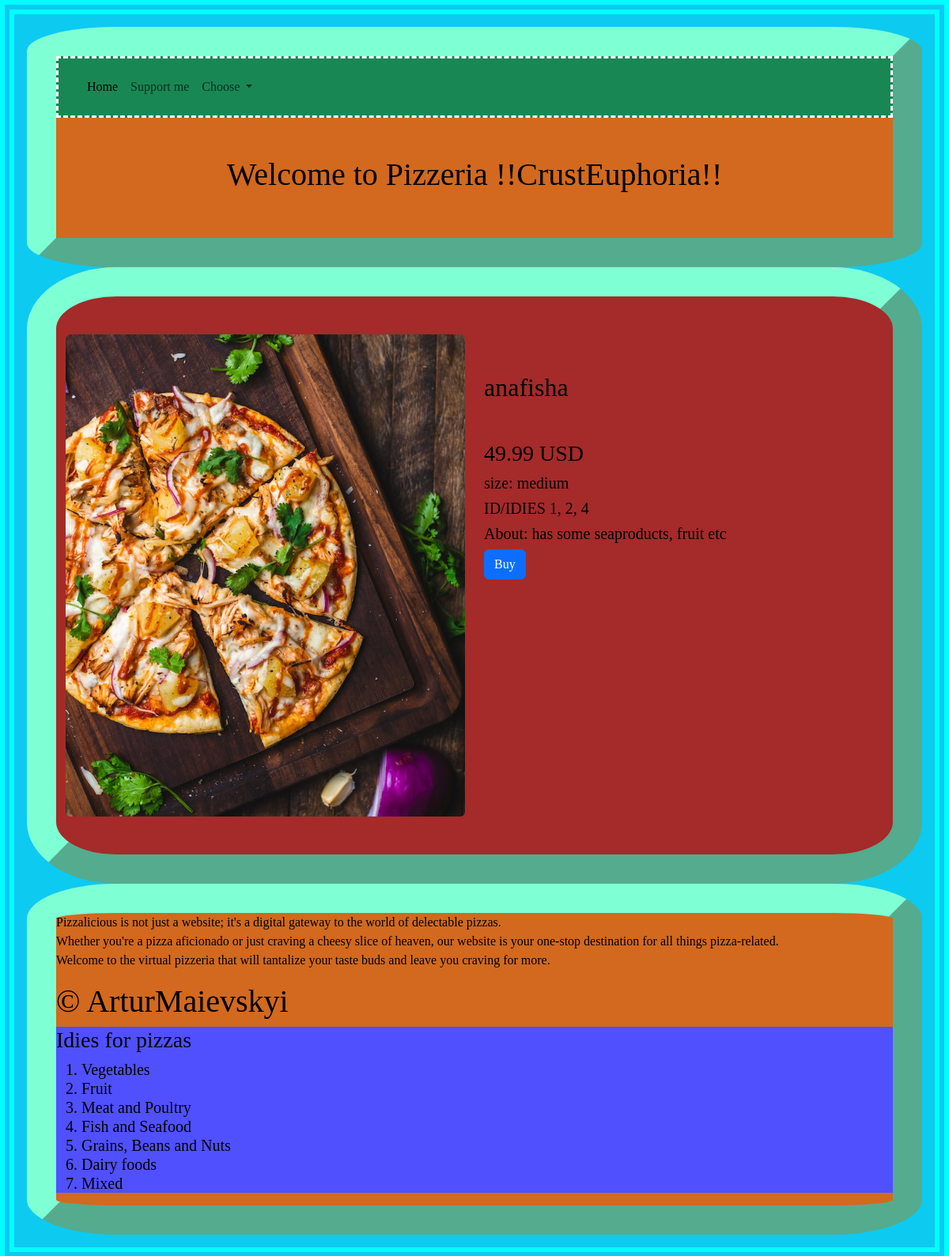
The app's page /pizza/1 with its own data.
### tables this page shows
CREATE TABLE "pizza" (
	"id"	INTEGER,
	"category_id"	INTEGER NOT NULL,
	"title"	TEXT NOT NULL,
	"description"	TEXT,
	"image"	TEXT,
	"price"	REAL NOT NULL DEFAULT '29.99, 49.99, 79.99',
	"size"	TEXT DEFAULT 'Small, Medium, Large',
	"id_category"	NUMERIC NOT NULL DEFAULT 'None',
	FOREIGN KEY("category_id") REFERENCES "categories"("id"),
	PRIMARY KEY("id")
);

### app.py (the view)
@app.route("/pizza/<pizza_id>")
def pizza(pizza_id):
    pizza_obj = db_pizzas.get_pizza(pizza_id)
    return render_template('own_pizza.html', title="Online Pizzeria", pizza = pizza_obj)

### sql_queries.py (called while the page is built)
    def open_pizzas(self): #функція що відкриває базу даних
        self.conn =sqlite3.connect(self.db_name) # з'єднання з базою даних (БД)
        self.cursor = self.conn.cursor() #курсор (посилання) на БД

    def close_pizzas(self): #функція що закриває базу даних
        self.cursor.close()
        self.conn.close()

    def get_pizza(self, id):
        self.open_pizzas()
        self.cursor.execute("SELECT * FROM pizza WHERE id==(?)", [id])
        data_one_pizza = self.cursor.fetchone()
        self.close_pizzas()
        return data_one_pizza

### templates/own_pizza.html
{% extends 'base.html' %}
{% block content %}
<div class="container py-5 one_pizza">
    <div class="row">
    <div class="col-12 col-lg-6">
        <img src="{{ url_for('static', filename='img/' + pizza[4]) }}" alt="" class="rounded img-fluid">
    </div>
    <div class="col-12 col-lg-6">
        <h2 class="mr-5 ml-5 mb-5 mt-5">{{pizza[2]}}</h2>
        <h3>{{pizza[5]}} USD</h3>
        <h5>size: {{pizza[6]}}</h5>
        <h5>ID/IDIES {{pizza[7]}}</h5>
        <h5>About: {{pizza[3]}}</h5>
        <a class="btn btn-primary" href="{{ url_for('order_pizza', pizza_id = pizza[0]) }}" role="button">Buy</a>
    </div>
    </div>
</div>
{% endblock content %}

### static/style.css (style rules this page uses)
.all { font-family: 'Gill Sans', 'Gill Sans MT', Calibri, 'Trebuchet MS', sans-serif; font-style: inherit; }

### static/style_one.css (style rules this page uses)
body { border-style: double; border-color: aqua; border-width: 0.5cm; font-family: Georgia, 'Times New Roman', Times, serif; }

### records on screen
pizza: image (picture), title "anafisha", price "49.99", size "medium", id_category "1, 2, 4", description "has some seaproducts, fruit etc"
